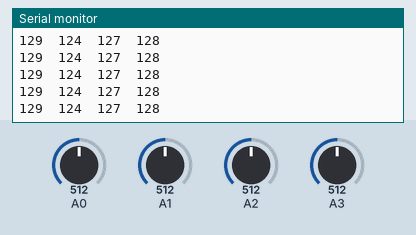
Recording of a sketch running on a simulated Arduino Uno, built with avr-gcc and run on an emulated ATmega328P. Parts: the last lines printed to the serial monitor. The test bench sets the inputs (shaded band); at power-on: A0 = 512, A1 = 512, A2 = 512, A3 = 512. No radio packets arrive unless stated.

Above: at 1.2 s.
1.3 s: A0 set to 609
At 2.1 s:
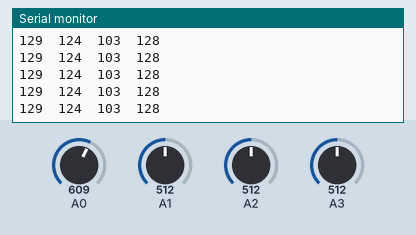
2.8 s: A0 set to 633
At 3.5 s:
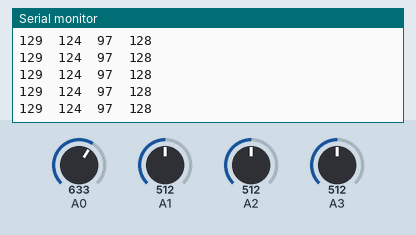
5.8 s: A1 set to 610
At 6.9 s:
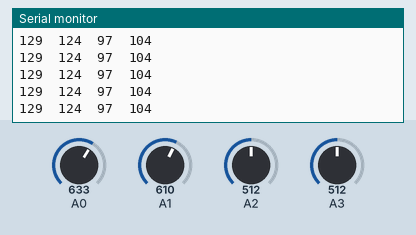
7.3 s: A1 set to 639
At 7.9 s:
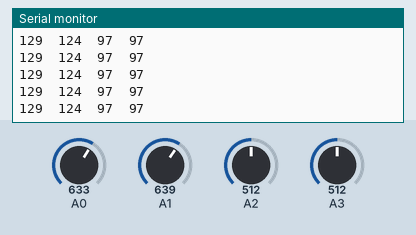
8.8 s: A2 set to 612
At 9.4 s:
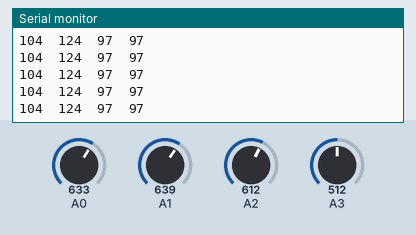
11.8 s: A2 set to 637
At 12.7 s:
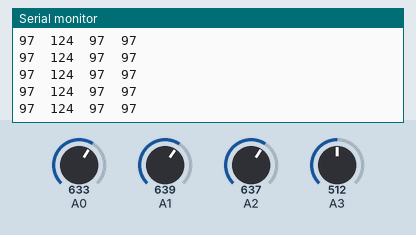
Timing chart, 0 to 14.3 s (numbered marks = the images above; inputs shaded):
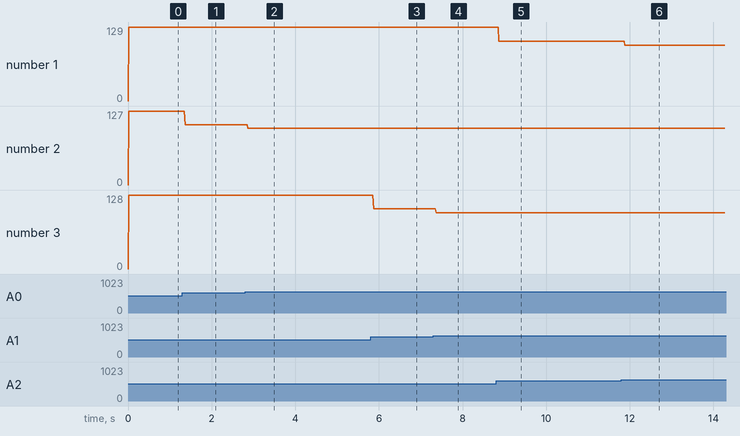

The sketch:

tx.ino
```cpp
#include "SPI.h"
#include <nRF24L01.h>
#include<RF24.h>

RF24 radio(9, 10);
const uint64_t pipe = 0xF0F1F2F3F4LL;
struct Signals
{
  byte y_2;
  byte x_2;
  byte y_1;
  byte x_1;
};
Signals data;

void setup() {
Serial.begin(9600);
radio.begin();
radio.setChannel(0);
radio.setDataRate(RF24_250KBPS);
radio.setPALevel(RF24_PA_HIGH);
radio.openWritingPipe(pipe);
radio.stopListening();
}

void loop() {

//  Serial.print(analogRead(A0));
//  Serial.print("  ");
//  Serial.print(analogRead(A1));
//  Serial.print("  ");
//  Serial.print(analogRead(A2));
//  Serial.print("  ");
//  Serial.println(analogRead(A3));


  Serial.print(data.y_1);
  Serial.print("  ");
  Serial.print(data.x_1);
  Serial.print("  ");
  Serial.print(data.y_2);
  Serial.print("  ");
  Serial.println(data.x_2);

  data.y_2 = Border_f(analogRead(A0), 0, 512, 1023);
  data.x_2 = Border_f(analogRead(A1), 0, 516, 1023);
  data.y_1 = Border_f(analogRead(A2), 0, 517, 1023);
  data.x_1 = Border_f(analogRead(A3), 0, 496, 1023);

  radio.write(&data, sizeof(Signals));

}

int Border_f(int val, int lower, int middle, int upper)
{
  val = constrain(val, lower, upper);
  if(val > middle)
  {
    val = map(val, middle, upper, 128, 255);
  }
  else
  {
    val = map(val, lower, middle, 0, 128);
  }
  return 255 - val;
}
```

Measured:
- after the input at 1.3 s, the serial monitor: prints a new line after 0.07 s (image 1)
- after the input at 2.8 s, the serial monitor: prints a new line after 0.07 s (image 2)
- after the input at 5.8 s, the serial monitor: prints a new line after 0.07 s (image 3)
- after the input at 7.3 s, the serial monitor: prints a new line after 0.07 s (image 4)
- after the input at 8.8 s, the serial monitor: prints a new line after 0.07 s (image 5)
- after the input at 11.8 s, the serial monitor: prints a new line after 0.08 s (image 6)
- plotted number 2: 127 → 103 after the input at 1.3 s, 103 → 97 after the input at 2.8 s
- plotted number 3: 128 → 104 after the input at 5.8 s
